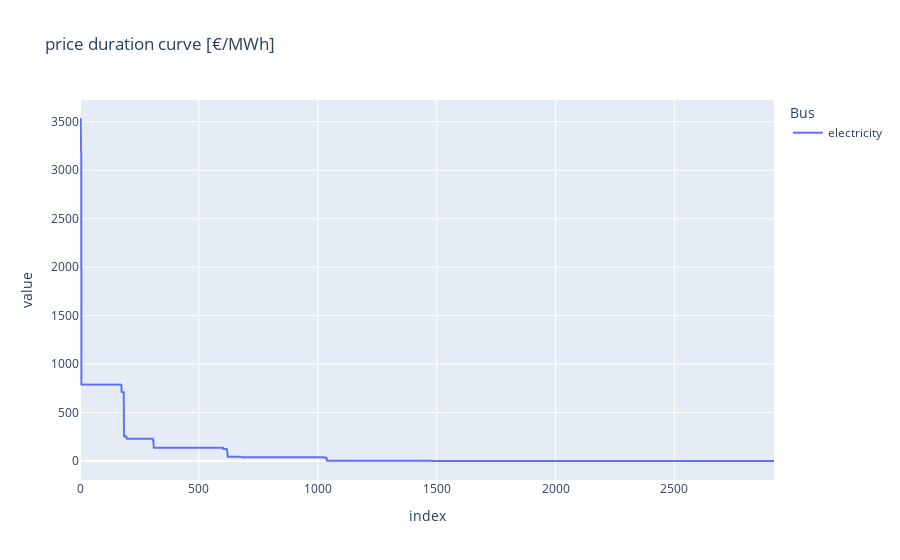

The notebook cell saved with this chart:
### Code cell
n.buses_t.marginal_price.sort_values(by="electricity", ascending=False).reset_index(
    drop=True
).plot(title="price duration curve [€/MWh]")

### Figure 1 — Plotly figure (JSON) as saved in the notebook; plotly's stock layout.template omitted (floating-point values rounded to 4 significant figures; data arrays with more than 128 entries replaced by an {"elided": "..."} marker saying what was removed)
{"data": [{"hovertemplate": "Bus=electricity<br>index=%{x}<br>value=%{y}<extra></extra>", "legendgroup": "electricity", "line": {"color": "#636efa", "dash": "solid"}, "marker": {"symbol": "circle"}, "mode": "lines", "name": "electricity", "showlegend": true, "type": "scattergl", "x": {"elided": "2920 int values"}, "xaxis": "x", "y": {"elided": "2920 float values"}, "yaxis": "y"}], "layout": {"legend": {"title": {"text": "Bus"}, "tracegroupgap": 0}, "title": {"text": "price duration curve [€/MWh]"}, "xaxis": {"anchor": "y", "domain": [0, 1], "title": {"text": "index"}}, "yaxis": {"anchor": "x", "domain": [0, 1], "title": {"text": "value"}}}}
